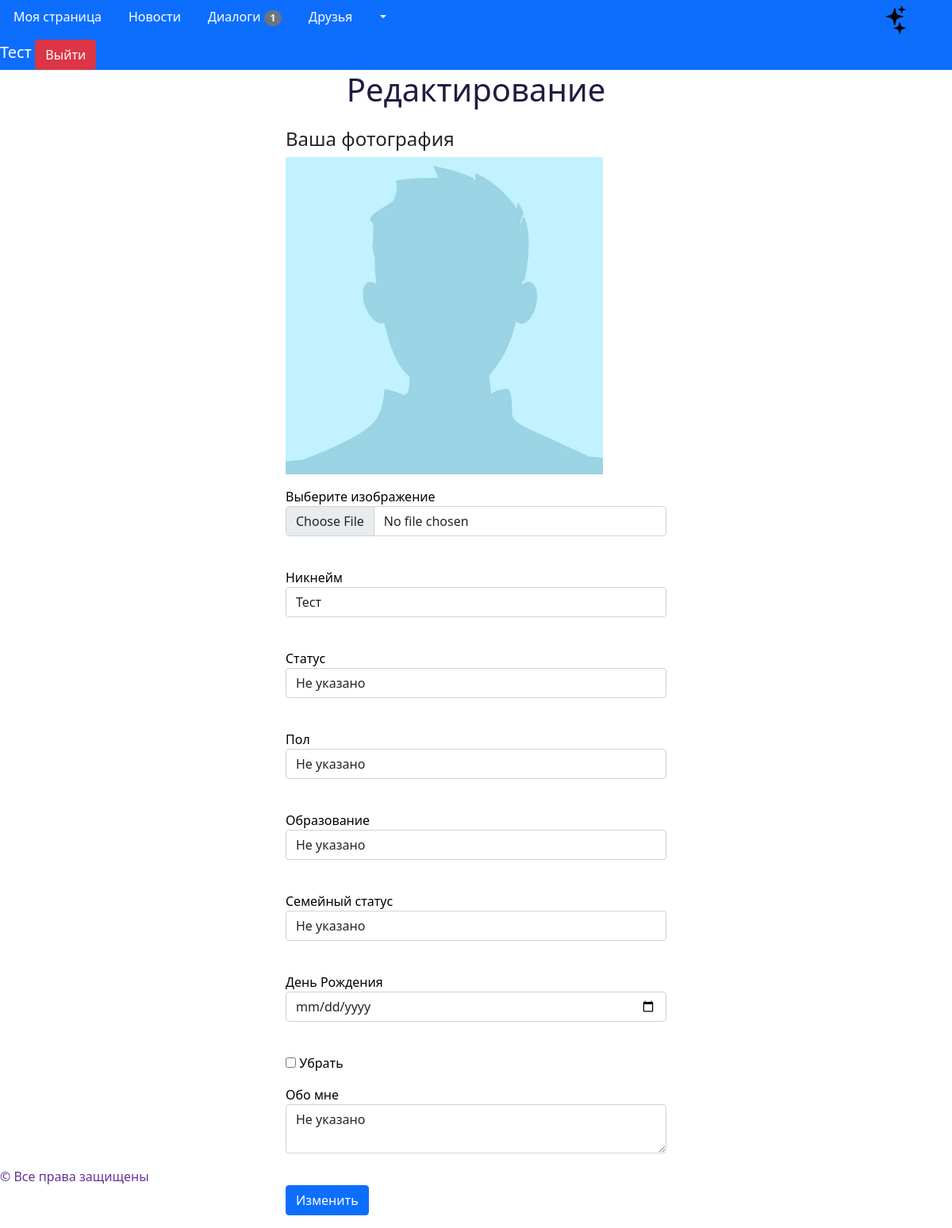
Screenshot of /edit_user/5 (signed in) with the database file from the repository.
### data/models/user.py (models this page shows, shortened)
class User(SqlAlchemyBase, UserMixin, SerializerMixin):
    __tablename__ = 'users'
    id = sqlalchemy.Column(sqlalchemy.Integer, primary_key=True, autoincrement=True)
    sid = sqlalchemy.Column(sqlalchemy.String)
    nickname = sqlalchemy.Column(sqlalchemy.String, nullable=False)
    email = sqlalchemy.Column(sqlalchemy.String, nullable=False, unique=True)
    img = sqlalchemy.Column(sqlalchemy.String, default='default')
    status = sqlalchemy.Column(sqlalchemy.String, default='Не указано')
    sex = sqlalchemy.Column(sqlalchemy.String, default='Не указано')
    education = sqlalchemy.Column(sqlalchemy.String, default='Не указано')
    marital_status = sqlalchemy.Column(sqlalchemy.String, default='Не указано')
    birthday = sqlalchemy.Column(sqlalchemy.DateTime, default=dt.datetime(1800, 1, 1))
    about_me = sqlalchemy.Column(sqlalchemy.String, default='Не указано')
    password = sqlalchemy.Column(sqlalchemy.String, nullable=False)
    create_date = sqlalchemy.Column(sqlalchemy.DateTime, default=dt.datetime.utcnow)
    last_seen = sqlalchemy.Column(sqlalchemy.DateTime, default=dt.datetime.utcnow)
    posts = orm.relation("Post", back_populates="user", order_by='desc(Post.create_date)',
                         lazy='subquery')
    rates = orm.relation("PostRate", back_populates="user", lazy='subquery')
    _subscribers = orm.relationship("FriendshipOffer", back_populates='user_to', lazy='dynamic',
                                    primaryjoin='User.id == FriendshipOffer.id_to')
    _offers = orm.relationship('FriendshipOffer', back_populates='user_from', lazy='dynamic',
                               primaryjoin='User.id == FriendshipOffer.id_from')
    _friends = orm.relationship('Friend', lazy='dynamic',
                                primaryjoin='or_(User.id == Friend.id1, User.id == Friend.id2)')
    _unanswered_ss = orm.relationship("FriendshipOffer", back_populates='user_to', lazy='subquery',
                                      primaryjoin='User.id == FriendshipOffer.id_to and not '
                                                  'FriendshipOffer.is_answered')
    dialogs = orm.relationship('Dialog', lazy='subquery',
                               primaryjoin='or_(User.id == Dialog.id1, User.id == Dialog.id2)')
    messages = orm.relationship('Message', back_populates='user_to', lazy='subquery',
                                primaryjoin='User.id == Message.id_to')
    notifications = orm.relationship('Notification', back_populates='user', lazy='dynamic')
    def unanswered_subscribers(self):
        return [offer for offer in self._unanswered_ss if not offer.is_answered]
    def unread_dialogs(self):
        dialogs = {}
        for mes in [message for message in self.messages if not message.is_read]:
            if dialogs.get(mes.id_from):
                dialogs.get(mes.id_from).append(mes)
            else:
                dialogs[mes.id_from] = [mes]
        return dialogs

### main.py (the view, shortened to what this page needs)
@app.route('/edit_user/<int:user_id>', methods=["GET", "POST"])
@login_required
def edit_user(user_id):
    session = db_session.create_session()
    user = get_user(session, user_id)
    form = EditUserForm()
    if request.method == "GET":  # Загрузка информации в поля ввода
        form.avatar.data         = f'static/img/users_img/{user.img}.jpg'
        form.nickname.data       = user.nickname
        form.status.data         = user.status
        form.sex.data            = user.sex
        form.education.data      = user.education
        form.marital_status.data = user.marital_status
        form.birthday.data       = user.birthday.date() if user.birthday != dt(1800, 1, 1) else None
        form.about_me.data       = user.about_me
    return render_template("edit_user.html", title='Редактирование', form=form)

### app/forms.py
class EditUserForm(FlaskForm):
    avatar = FileField('Выберите изображение')
    nickname = StringField("Никнейм", validators=[DataRequired()])
    status = StringField('Статус')
    sex = SelectField('Пол', choices=['Не указано', 'Мужской', 'Женский'])
    education = StringField('Образование')
    marital_status = SelectField('Семейный статус', choices=marital_statuses)
    birthday = StringField('День Рождения')
    remove_birthday = BooleanField('Убрать')
    about_me = TextAreaField('Обо мне')
    submit = SubmitField('Изменить')

### data/db_session.py (called while the page is built)
def create_session() -> Session:
    global __factory
    assert isinstance(__factory, orm.sessionmaker), f"Wrong type of __factory. Excepted " \
                                                    f"orm.sessionmaker, got {type(__factory)}"
    return __factory()

### main.py (called while the page is built)
def get_user(session, user_id, check_auth=True) -> User:
    user = session.query(User).get(user_id)
    if not user:
        raise ValueError(f'There are no users with id: {user_id}')
    if check_auth and current_user != user:
        raise ValueError(f'User with id {user_id} doesnt match to current_user, but current_page'
                         f' need this math')
    return user

@login_manager.user_loader
def load_user(user_id):
    session = db_session.create_session()
    return session.query(User).get(user_id)

@app.context_processor
def app_context():
    context = {'date': dt.utcnow, 'user_info': get_user_status_info, 'isinstance': isinstance,
               'Post': Post}
    return context

@app.before_request
def before_request():
    if current_user.is_authenticated:
        session = db_session.create_session()
        user = session.query(User).get(current_user.id)
        user.last_seen = dt.utcnow()
        session.commit()
        print(current_user.sid, clients)

@app.after_request
@cross_origin()
def after_request(response):
    response.headers.add('Access-Control-Allow-Origin', '*')
    response.headers.add('Access-Control-Allow-Headers', 'Content-Type,Authorization')
    response.headers.add('Access-Control-Allow-Methods', 'GET,PUT,POST,DELETE,OPTIONS')
    return response

### templates/edit_user.html (shortened to what this page needs)
{% extends 'base.html' %}
{% block content %}
<form class="" method="post" enctype="multipart/form-data">
    <h1>Редактирование</h1>
    <form action="" method="post">
        <p>
            <h4>Ваша фотография </h4>
            <p><img src="{{ url_for('static', filename='img/users_img/' + current_user.img + '.jpg') }}" alt="Выбранная картинка" id="photo_img" /></p>
            {{ form.avatar.label }}<br>
            {{ form.avatar(class="form-control", type="file", accept="image/*", onChange="showFile(event)") }}<br>
        </p>
        <p>
            {{ form.nickname.label }}<br>
            {{ form.nickname(class="form-control") }}<br>
        </p>
        <p>
            {{ form.status.label }}<br>
            {{ form.status(class="form-control") }}<br>
        </p>
        <p>
            {{ form.sex.label }}<br>
            {{ form.sex(class="form-control") }}<br>
        </p>
        <p>
            {{ form.education.label }}<br>
            {{ form.education(class="form-control") }}<br>
        </p>
        <p>
            {{ form.marital_status.label }}<br>
            {{ form.marital_status(class="form-control") }}<br>
        </p>
        <p>
            {{ form.birthday.label }}<br>
            {{ form.birthday(class="form-control", type="date") }}<br>
        </p>
        <p>{{ form.remove_birthday() }} {{ form.remove_birthday.label }}</p>
        <p>
            {{ form.about_me.label }}<br>
            {{ form.about_me(class="form-control") }}<br>
        </p>
        <p>{{ form.submit(type="submit", class="btn btn-primary") }}</p>
    </form>
</form>
{% endblock %}

### templates/base.html (shortened to what this page needs)
<!DOCTYPE html>
<html lang="en">
<head>
    <link rel="stylesheet"
          href="https://cdn.jsdelivr.net/npm/bootstrap@5.0.0-beta1/dist/css/bootstrap.min.css"
>
    <link rel="stylesheet" href="{{ url_for('static', filename='css/main.css') }}" type="text/css">
    <link rel="stylesheet" href="{{ url_for('static', filename='css/dark.css') }}" type="text/css">
    <link rel="stylesheet" href="{{ url_for('static', filename='css/popup.css') }}" type="text/css">
</head>
<body>
    <header>
        {% block navigation %}
        <div class="nav nav-tabs navbar-light bg-primary" id="nav-tab" role="tablist">
            <a class="nav-item nav-link" style="color: white" id="hom" href="{{ url_for('home_page', user_id=current_user.id) }}"      role="tab" aria-selected="true" >Моя страница</a>
            <a class="nav-item nav-link" style="color: white" id="ind" href="{{ url_for('index') }}"                                   role="tab" aria-selected="false">Новости</a>
            <a class="nav-item nav-link" style="color: white" id="dia" href="{{ url_for('user_dialogs', user_id=current_user.id) }}"   role="tab" aria-selected="false">
                Диалоги
                {% if unm is not defined %}{% set unm = current_user.unread_dialogs()|length %}{% endif %}
                <span id="dialogs_count" class="badge rounded-pill bg-secondary" style="visibility: {% if unm %}visible{% else %}hidden{% endif %}">{{ unm }}</span>
            </a>
            <a class="nav-link dropdown-toggle" style="color: white" data-toggle="dropdown" href="#" role="button" aria-haspopup="true" aria-expanded="false">
                Друзья
                {% set uns = current_user.unanswered_subscribers()|length %}
            </a>
                    {% set uns = current_user.unanswered_subscribers()|length %}
            <img id="switchTheme" class="nav-item offset-md-6" src="{{ url_for('static', filename='img/star.png') }}" width="50px" height="50px" alt="Темная тема"/>
            <div class="nav-item">
                <span style="font-size: 20px; color: white">{{ current_user.nickname }}</span>
                <a class="btn btn-danger" href="{{ url_for('logout') }}" >Выйти</a>
            </div>
        </div>
        {% endblock %}
    </header>
    <main>
        {% set base = True %}
        {% block content %}{% endblock %}
    </main>
    <footer>
        <span style="color: rebeccapurple;">© Все права защищены</span>
    </footer>
</body>
</html>

### static/css/main.css (style rules this page uses)
h1 { text-align: center; margin-bottom: 5%; }
footer { position: fixed; top: 95%; }
form { width: 40%; margin-left: 30%; }

### static/css/dark.css (style rules this page uses)
#switchTheme { display: inline-block; position: relative; }

### templates/edit_user.html (style rules this page uses)
#photo_img { height: 400px; }

### rows the page displays
User: nickname "Тест", img (placeholder picture), status "Не указано", sex "Не указано", education "Не указано", marital_status "Не указано", about_me "Не указано"

### other values shown
{{ unm }} "1"
